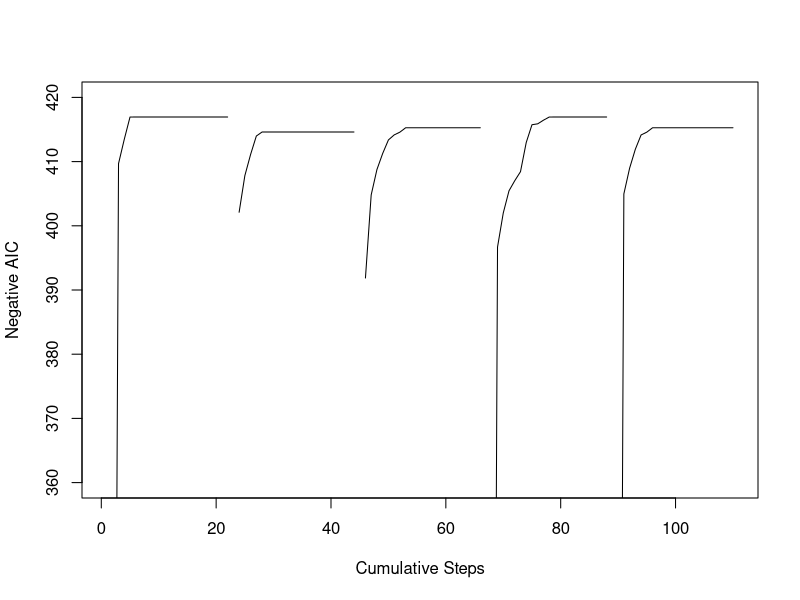

This figure's R source:
baseball <- read.csv("data/baseball.dat", sep="")
summary(baseball)
head(baseball)

# ---------------------------------------------------------------------------------
# a -------------------------------------------------------------------------------
# ---------------------------------------------------------------------------------

calcAIC <- function(candidate, X, y){
  n   = dim(X)[1]
  Xc  = as.matrix(cbind(rep(1,n), X[,candidate]))
  pc  = dim(Xc)[2]
  fit = lm.fit(Xc,y)
  return(n*log(crossprod(fit$residuals)/n)+2*(pc+1))
}

localSearch <- function(objectiveFn, candidate, nSteps = 20, reStarts = 5, minimize = FALSE, ...){
  p = length(candidate)
  objectiveValues = rep(NA, (nSteps+1)*reStarts)
  finalCandidates = matrix(0,reStarts,p)
  finalObjective  = rep(NA, reStarts)
  it = 0
  
  for(s in 1:reStarts){
    candidate = (runif(p)<0.5)
    currentObjective = objectiveFn(candidate,...)
    it = it+1
    objectiveValues[it] = NA
    it = it+1
    objectiveValues[it] = currentObjective
    
    for(i in 1:nSteps){
      bestCandidate = candidate
      bestObjective = currentObjective
      for(j in 1:p){
        for(k in j:p){
          newCandidate = candidate
          newCandidate[j] = !newCandidate[j]
          if(k == j){newCandidate[k] = newCandidate[k]
        }else{newCandidate[k] = !newCandidate[k]}
          newObjective = objectiveFn(newCandidate,...)
          
          if(minimize){
            if(newObjective < bestObjective){
              bestObjective = newObjective
              bestCandidate = newCandidate
            }
          } else{ #maximize
            if(newObjective > bestObjective){
              bestObjective = newObjective
              bestCandidate = newCandidate
            }
          }
        }
      }
      currentObjective = bestObjective
      candidate = bestCandidate
      it = it+1
      objectiveValues[it] = currentObjective
    }
    finalCandidates[s,candidate] = 1
    finalObjective[s] = bestObjective
  }
  return(list(it = it,
              finalObjective = finalObjective,
              finalCandidates = finalCandidates,
              objectiveValues = objectiveValues))
}

X <- baseball[,-1]
y <- log(baseball$salary)
candidate <- rep(1,dim(X)[2])
results   <- localSearch(calcAIC, candidate, nSteps = 20, reStarts = 5, minimize = TRUE, X = X, y = y)

# ---------------------------------------------------------------------------------
# b -------------------------------------------------------------------------------
# ---------------------------------------------------------------------------------

numsteps <- function(R, S, p, k){R*S*choose(p,k)}

# ---------------------------------------------------------------------------------
# c -------------------------------------------------------------------------------
# ---------------------------------------------------------------------------------

numsteps(R = 5, S = 20, p = 27, k = 2)

# ---------------------------------------------------------------------------------
# d -------------------------------------------------------------------------------
# ---------------------------------------------------------------------------------

# Smallest AIC for each of the five restarts
minAIC <- results$finalObjective
minAIC

# Overall best AIC
bestAIC <- min(minAIC)
bestAIC

# ---------------------------------------------------------------------------------
# e -------------------------------------------------------------------------------
# ---------------------------------------------------------------------------------
results_data = data.frame(cum_step = seq(1,results$it,1), negAIC = -results$objectiveValues)
plot(results_data$cum_step, results_data$negAIC, type = "l", 
     xlab = "Cumulative Steps", ylab = "Negative AIC", ylim = c(360, 420))
